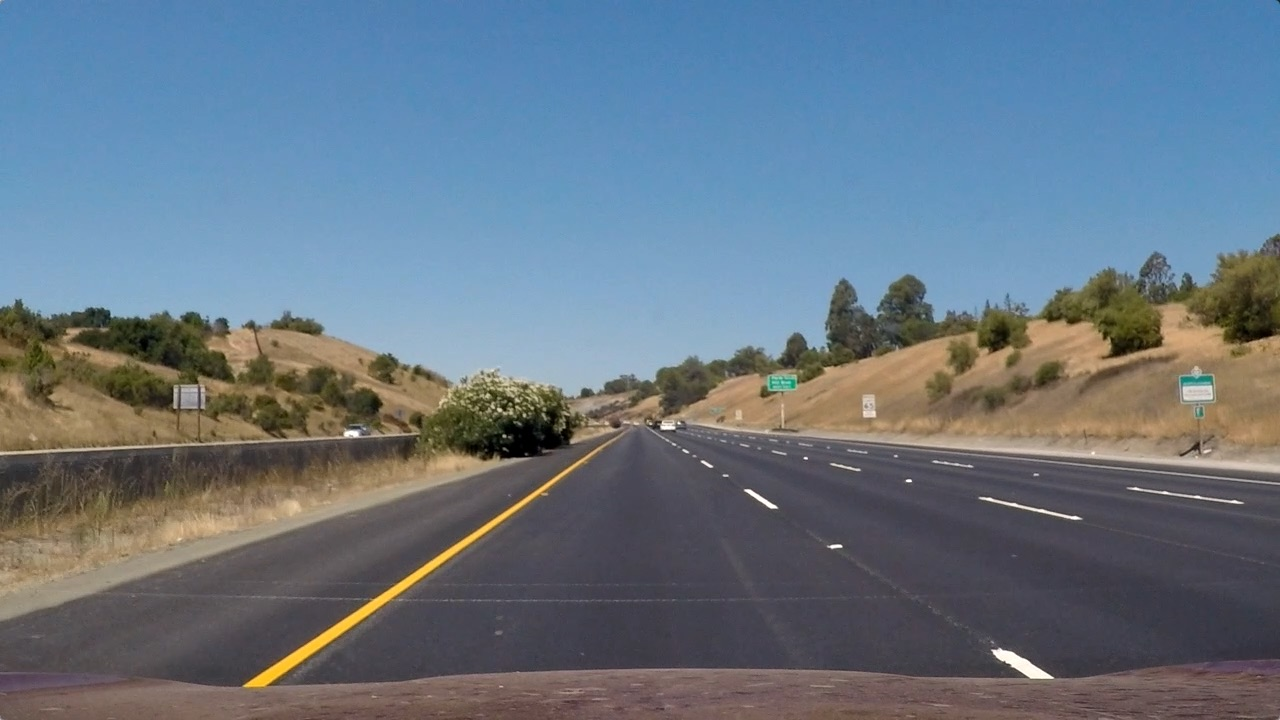
#> input picture test_images/straight_lines1.jpg, 1280 x 720 px; its folder holds only this picture in this run
$ python -i lane_line_finding.py   (imports and definitions only)   (older library calls are emulated)
#> lines starting #> are read from the running program, lines starting #| are printed output that depends on the picture
import cv2
import numpy as np
import matplotlib.image as mpimg
from os.path import join
import matplotlib.pyplot as plt
import skimage.io
from collections import OrderedDict
from concurrent.futures import ThreadPoolExecutor as Executor
import glob


class Chessboard:
    # [56 lines left out: functions __init__, get_chessboard_corners, plot_chessboard_corners, get_outer_corners, not called in this run]


class Calibration:
    # [19 lines left out: functions __init__, calibrate_camera, not called in this run]

    def calibrate_camera_from_filenames(self, cb_fns, dirname=None):
        cbs = [Chessboard(fn, dirname, self.nx, self.ny) for fn in cb_fns]
        self.calibrate_camera(cbs)

    # [18 lines left out: functions undistort_image, undistort_image_from_filename, create_calibration, not called in this run]


class PerspectiveTransform:
    # [5 lines left out: function __init__, not called in this run]

    def transform_image(self, img):
        return cv2.warpPerspective(
            img, self.M, img.shape[:2][::-1], flags=cv2.INTER_LINEAR)

    # [63 lines left out: functions plot_coords, plot_boundary, determine_dst_coords, _check_fix_coords, create_perspective_transform, not called in this run]


class Sobel:
    def __init__(self, imread=skimage.io.imread):
        self.imread = imread

    @staticmethod
    def abs_sobel_threshold(img, orient='x', sobel_kernel=3, thresh=(0, 255), plot=True):
#> called with orient = 'x', sobel_kernel = 3, thresh = (0, 255), plot = True
        gray_img = cv2.cvtColor(img, cv2.COLOR_RGB2GRAY)
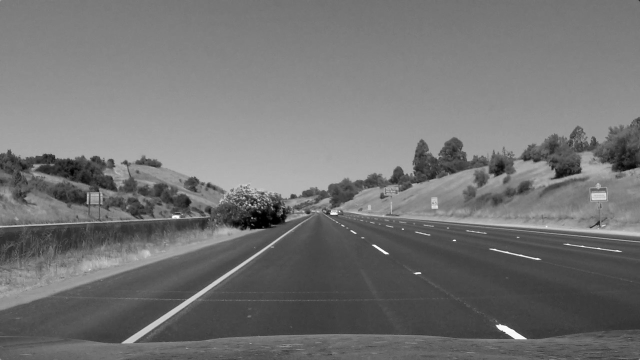
#> gray_img: shape (720, 1280) (shown at 1/2 size); min 0, max 255, mean 114.9
        if orient == 'x':
            sobel = cv2.Sobel(gray_img, cv2.CV_64F, 1, 0, ksize=sobel_kernel)
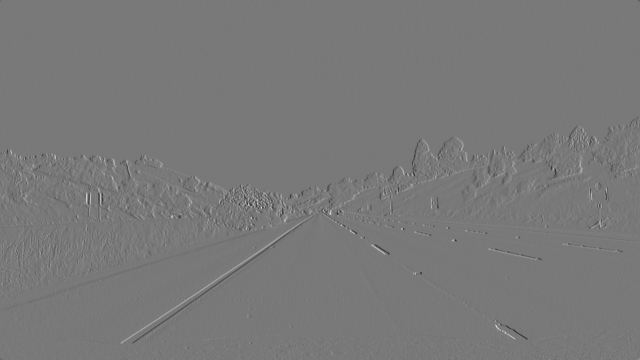
#> sobel: shape (720, 1280) float64 (shown at 1/2 size); min -605, max 670, mean -0.1; drawn with min black and max white
        else:
            sobel = cv2.Sobel(gray_img, cv2.CV_64F, 0, 1, ksize=sobel_kernel)
        abs_sobel = np.absolute(sobel)
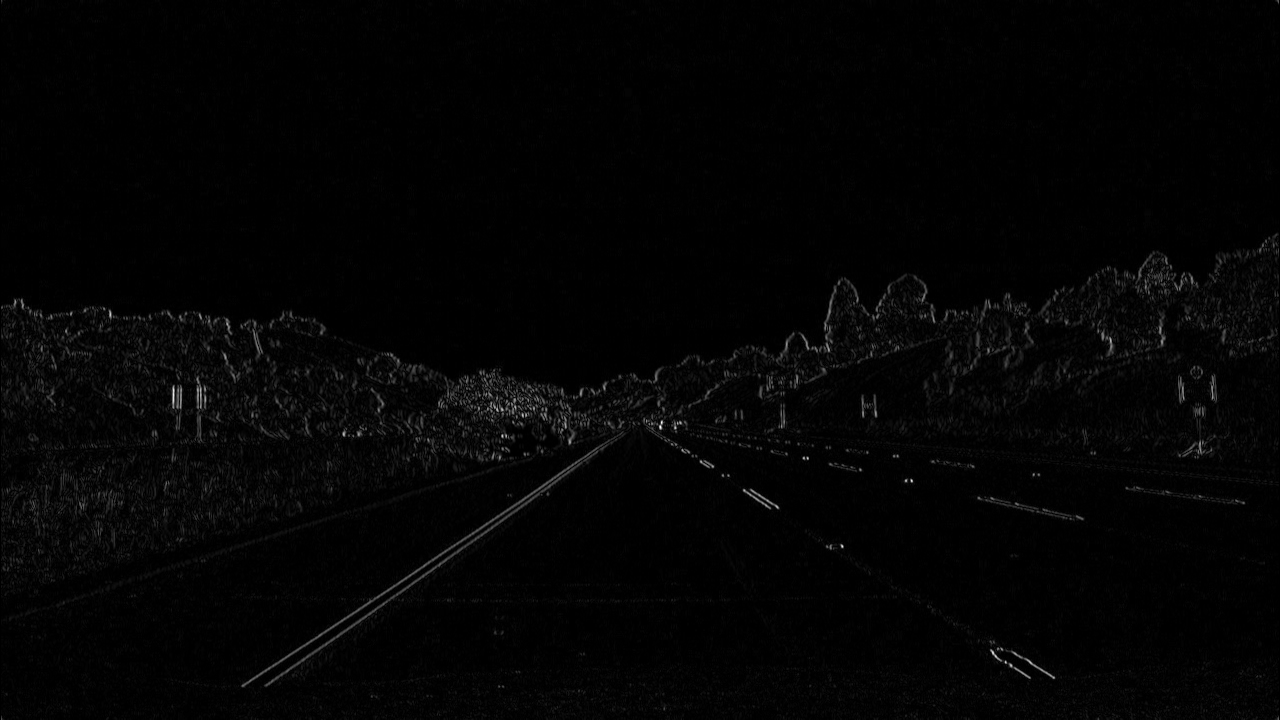
#> abs_sobel: shape (720, 1280) float64; min 0, max 670, mean 11.1; drawn with min black and max white
        scaled_sobel = np.uint8(255*abs_sobel/abs_sobel.max())

        sbinary = np.zeros_like(scaled_sobel)
        sbinary[(scaled_sobel >= thresh[0]) & (scaled_sobel <= thresh[1])] = 1

        if plot:
            plt.imshow(sbinary, cmap='gray')

        return sbinary

    # [288 lines left out: functions mag_threshold, dir_threshold, calculate_masks, plot_all, hls_select, apply_mask and 2 more, not called in this run]

>>> import cv2
>>> picture = cv2.cvtColor(cv2.imread('test_images/straight_lines1.jpg'), cv2.COLOR_BGR2RGB)
>>> result = Sobel().abs_sobel_threshold(picture)
#> result: shape (720, 1280); every value is 1

$ run again, on test_images/straight_lines2.jpg
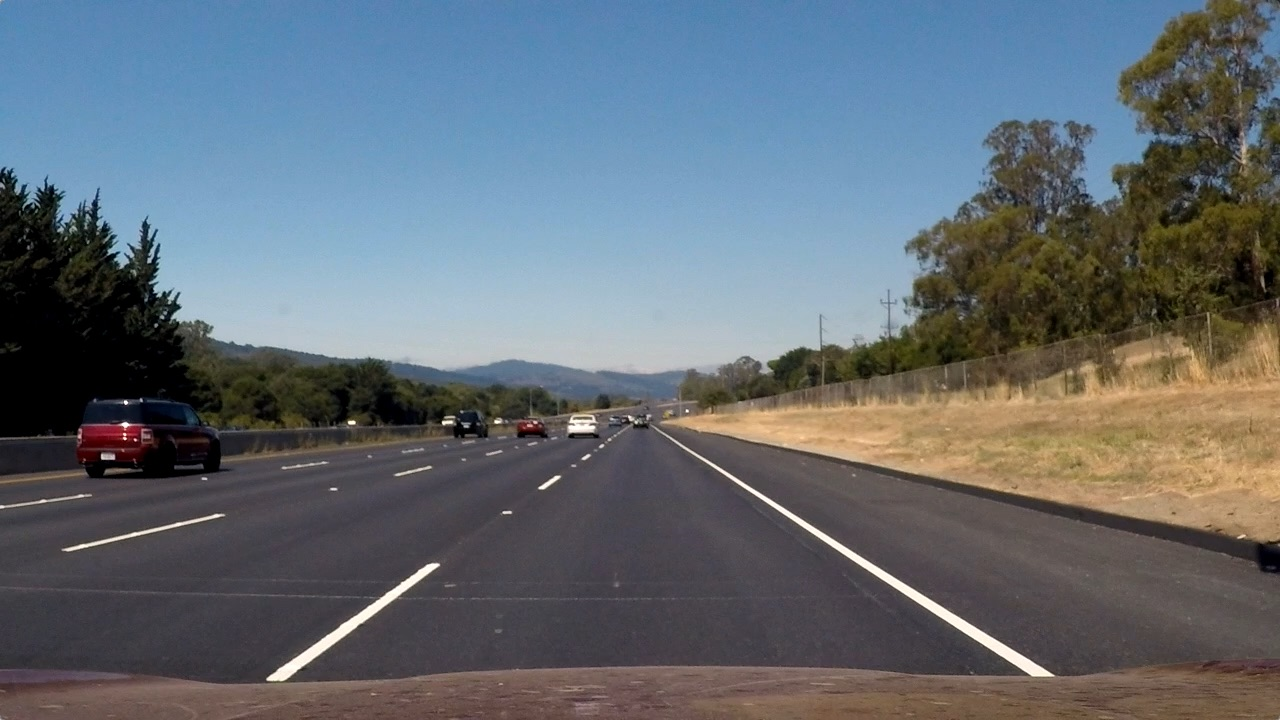
#> input picture test_images/straight_lines2.jpg, 1280 x 720 px
#> in abs_sobel_threshold, `sobel = cv2.Sobel(gray_img, cv2.CV_64F, 1, 0, ksize=sobel_kernel)`:
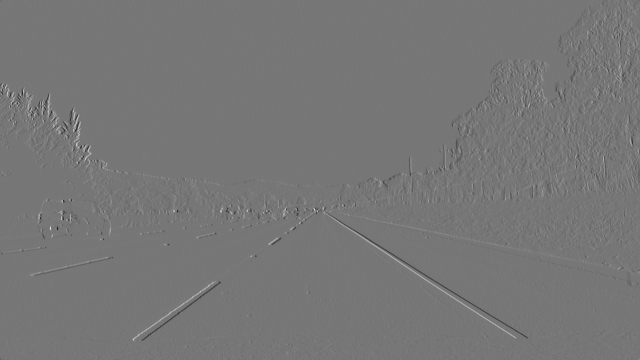
#> sobel: shape (720, 1280) float64 (shown at 1/2 size); min -707, max 809, mean 0.2; drawn with min black and max white
#> in abs_sobel_threshold, `abs_sobel = np.absolute(sobel)`:
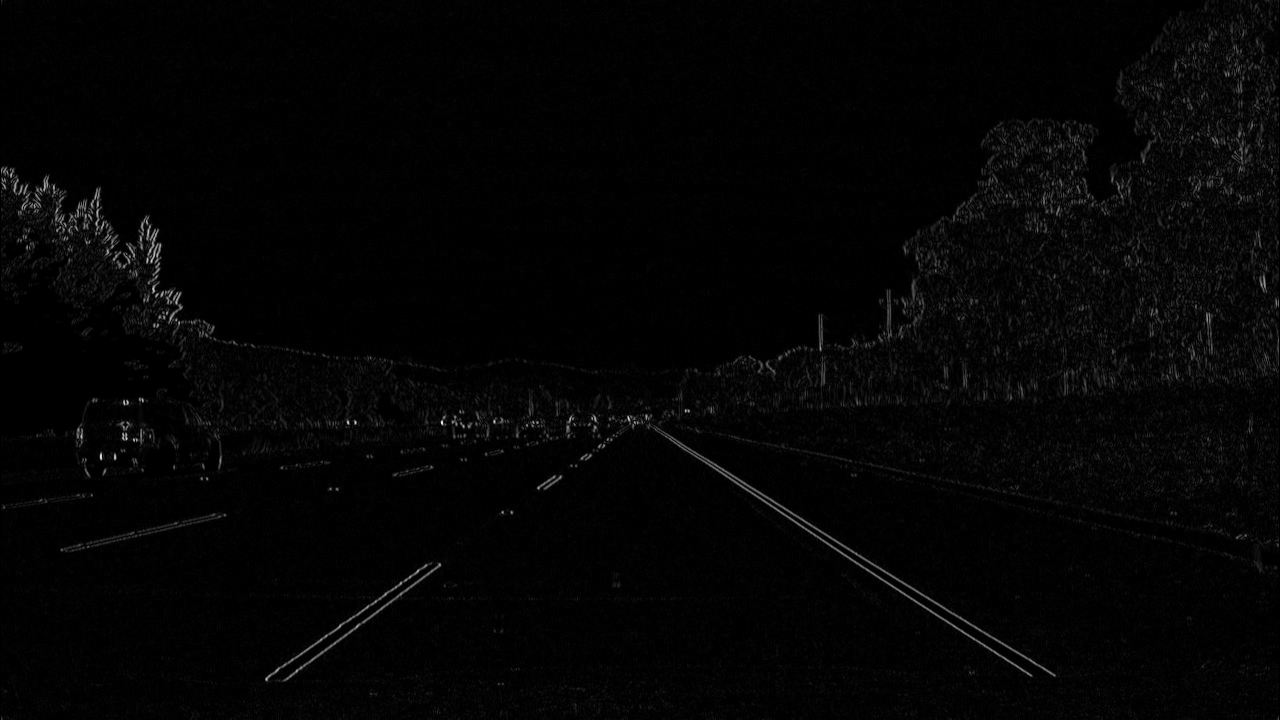
#> abs_sobel: shape (720, 1280) float64; min 0, max 809, mean 15.1; drawn with min black and max white
#> result: shape (720, 1280); every value is 1

$ run again, on test_images/test1.jpg
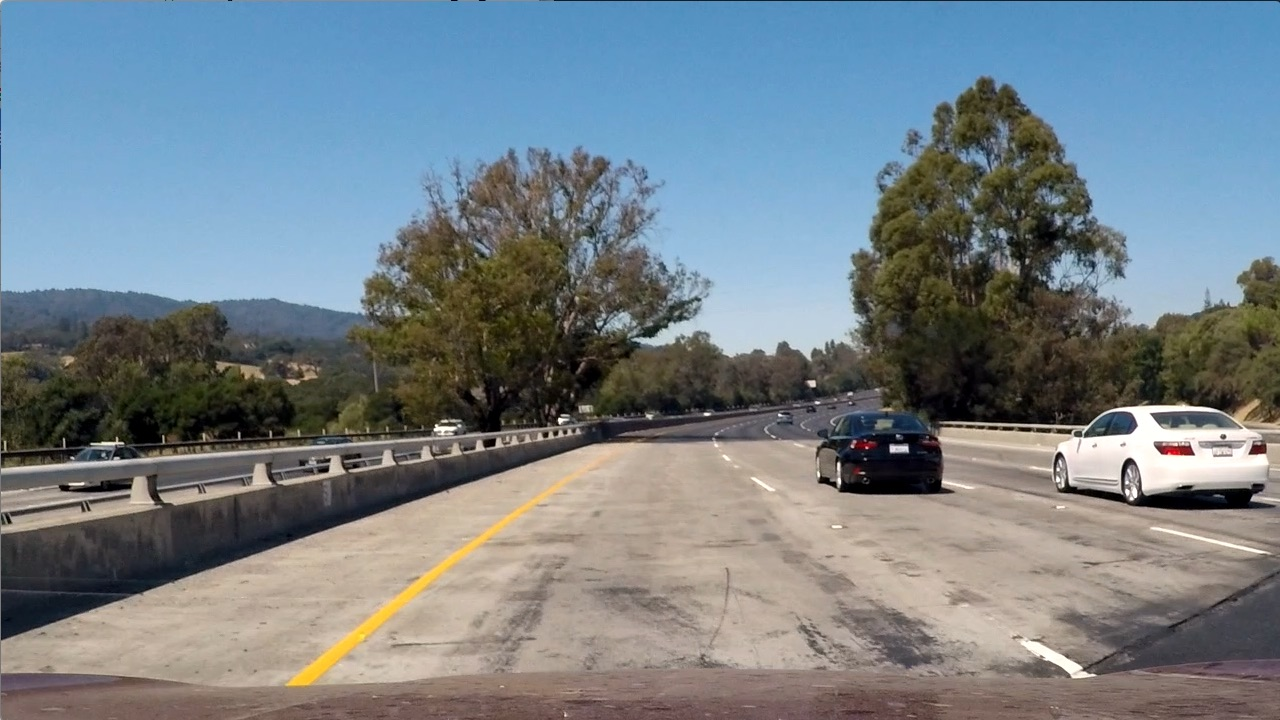
#> input picture test_images/test1.jpg, 1280 x 720 px
#> in abs_sobel_threshold, `sobel = cv2.Sobel(gray_img, cv2.CV_64F, 1, 0, ksize=sobel_kernel)`:
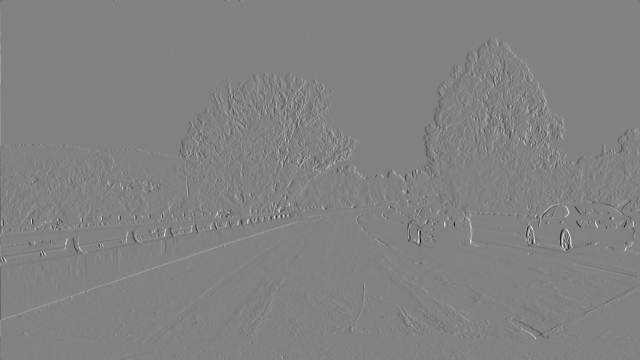
#> sobel: shape (720, 1280) float64 (shown at 1/2 size); min -858, max 827, mean 0; drawn with min black and max white
#> in abs_sobel_threshold, `abs_sobel = np.absolute(sobel)`:
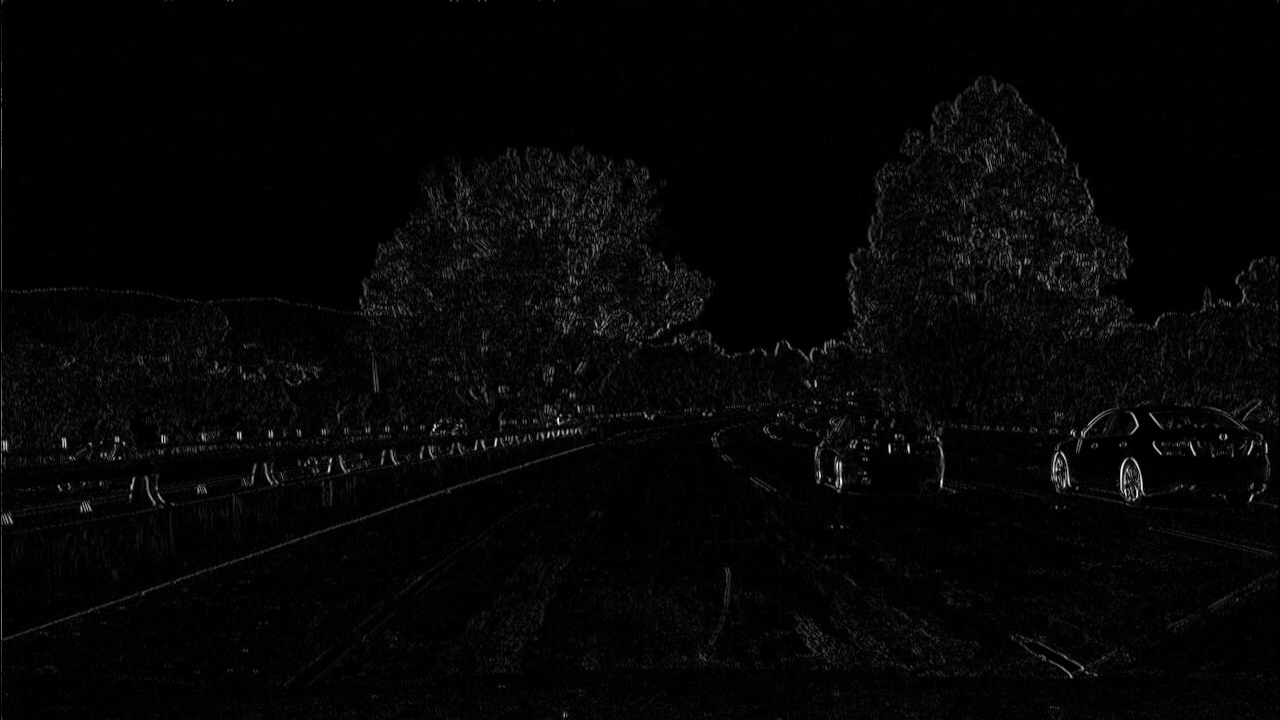
#> abs_sobel: shape (720, 1280) float64; min 0, max 858, mean 19.7; drawn with min black and max white
#> result: shape (720, 1280); every value is 1
